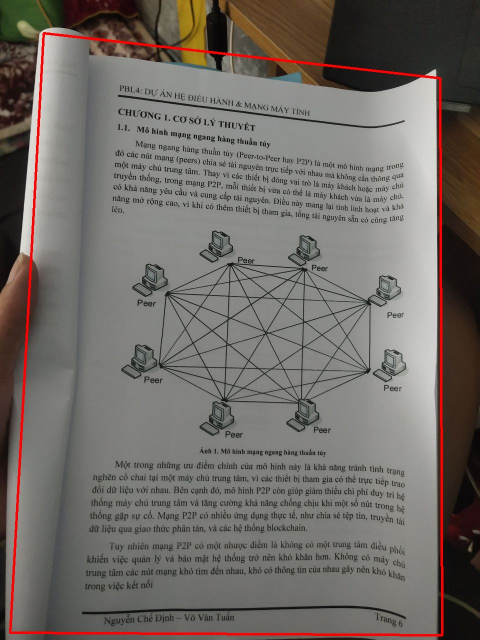
#> input picture debug_corners.jpg, 960 x 1280 px (shown at 1/2 size)
$ python -i scanner_core.py   (imports and definitions only)
#> lines starting #> are read from the running program, lines starting #| are printed output that depends on the picture; after the words box and inside, x2 and y2 are one past the last pixel; in counts of white or black regions, pixels touching at a corner belong together
"""
scanner_core.py
Primary unwarping: UVDoc deep-learning model (UVDoc_grid.onnx)
Fallback:         classic 4-point perspective transform
Enhancement:      CLAHE grayscale  |  passthrough color
"""

import os
import cv2
import numpy as np
from PIL import Image

try:
    import onnxruntime as ort
    _ORT_AVAILABLE = True
except ImportError:
    _ORT_AVAILABLE = False

import sys


def resource_path(relative_path):
    try:
        base_path = sys._MEIPASS
    except Exception:
        base_path = os.path.abspath(".")
    return os.path.join(base_path, relative_path)


_MODEL_PATH = resource_path("UVDoc_grid.onnx")
_ort_session = None


def _get_session():
    global _ort_session
    if _ort_session is None:
        if not _ORT_AVAILABLE:
            return None
        if not os.path.exists(_MODEL_PATH):
            return None
        _ort_session = ort.InferenceSession(
            _MODEL_PATH,
            providers=["CPUExecutionProvider"],
        )
    return _ort_session


def _unwarp_with_model(bgr: np.ndarray) -> np.ndarray:
    session = _get_session()
    if session is None:
        return None

    h_orig, w_orig = bgr.shape[:2]
    img_rgb = cv2.cvtColor(bgr, cv2.COLOR_BGR2RGB)
    resized = cv2.resize(img_rgb, (496, 720))
    blob = resized.astype(np.float32) / 255.0
    blob = np.transpose(blob, (2, 0, 1))[None, ...]

    result = session.run(None, {"image": blob})[0]
    grid = np.transpose(result[0], (1, 2, 0))

    grid_up = cv2.resize(grid, (w_orig, h_orig), interpolation=cv2.INTER_LINEAR)
    map_x = ((grid_up[..., 0] + 1) / 2) * (w_orig - 1)
    map_y = ((grid_up[..., 1] + 1) / 2) * (h_orig - 1)

    return cv2.remap(
        bgr,
        map_x.astype(np.float32),
        map_y.astype(np.float32),
        interpolation=cv2.INTER_LINEAR,
        borderMode=cv2.BORDER_REPLICATE,
    )


def _order_points(pts: np.ndarray) -> np.ndarray:
    rect = np.zeros((4, 2), dtype="float32")
    s = pts.sum(axis=1)
    diff = np.diff(pts, axis=1)
    rect[0] = pts[np.argmin(s)]
    rect[2] = pts[np.argmax(s)]
    rect[1] = pts[np.argmin(diff)]
    rect[3] = pts[np.argmax(diff)]
    return rect


def _four_point_transform(image: np.ndarray, pts: np.ndarray) -> np.ndarray:
    rect = _order_points(pts)
    tl, tr, br, bl = rect
    max_w = max(int(np.linalg.norm(br - bl)), int(np.linalg.norm(tr - tl)))
    max_h = max(int(np.linalg.norm(tr - br)), int(np.linalg.norm(tl - bl)))
    dst = np.array(
        [[0, 0], [max_w - 1, 0], [max_w - 1, max_h - 1], [0, max_h - 1]],
        dtype="float32",
    )
    M = cv2.getPerspectiveTransform(rect, dst)
    return cv2.warpPerspective(
        image, M, (max_w, max_h),
        flags=cv2.INTER_LINEAR, borderMode=cv2.BORDER_REPLICATE,
    )


def detect_page(img: np.ndarray):
    h_orig, w_orig = img.shape[:2]
    proc_max = 800
    scale = proc_max / max(h_orig, w_orig)
    small = cv2.resize(
        img, (int(w_orig * scale), int(h_orig * scale)),
        interpolation=cv2.INTER_AREA,
    )
    gray = cv2.cvtColor(small, cv2.COLOR_BGR2GRAY)
    gray = cv2.GaussianBlur(gray, (5, 5), 0)
    edged = cv2.Canny(gray, 50, 150)
    contours, _ = cv2.findContours(edged, cv2.RETR_EXTERNAL, cv2.CHAIN_APPROX_SIMPLE)
    if not contours:
        return None
    c = max(contours, key=cv2.contourArea)
    approx = cv2.approxPolyDP(c, 0.02 * cv2.arcLength(c, True), True)
    if len(approx) == 4:
        return approx.reshape(4, 2).astype("float32") / scale
    return None


# ──────────────────────────────────────────────
# Public API
# ──────────────────────────────────────────────

MAX_LOAD_SIDE = 2048   # cap input before heavy processing; enough for A4 at ~200 DPI


def unwarp_image(
    path: str,
    force_corners=None,
    rotation_angle: int = 0,
    bypass_flatten: bool = False,
) -> tuple:
    """
    Read, optionally rotate, and flatten/dewarp a document image.
    Returns (unwarped_pil: Image.Image [RGB], method: str).
    """
    bgr = cv2.imread(path, cv2.IMREAD_COLOR)
    if bgr is None:
        raise ValueError(f"Cannot read image: {path}")

    if rotation_angle == 90:
        bgr = cv2.rotate(bgr, cv2.ROTATE_90_CLOCKWISE)
    elif rotation_angle == 180:
        bgr = cv2.rotate(bgr, cv2.ROTATE_180)
    elif rotation_angle in (270, -90):
        bgr = cv2.rotate(bgr, cv2.ROTATE_90_COUNTERCLOCKWISE)

    # Resize down early — makes remap, perspective transform, and PIL conv much faster
    h_r, w_r = bgr.shape[:2]
    if max(h_r, w_r) > MAX_LOAD_SIDE:
        scale = MAX_LOAD_SIDE / max(h_r, w_r)
        bgr = cv2.resize(bgr, (int(w_r * scale), int(h_r * scale)),
                         interpolation=cv2.INTER_AREA)

    if bypass_flatten:
        pil = Image.fromarray(cv2.cvtColor(bgr, cv2.COLOR_BGR2RGB))
        del bgr
        return pil, "bypass"

    method = "enhance_only"
    unwarped = _unwarp_with_model(bgr)

    if unwarped is not None:
        method = "onnx_cropped"
        crop_corners = force_corners if force_corners is not None else detect_page(unwarped)
        if crop_corners is not None:
            final_cv2 = _four_point_transform(unwarped, crop_corners)
        else:
            final_cv2 = unwarped
            method = "onnx_raw"
        del unwarped
    else:
        corners = force_corners if force_corners is not None else detect_page(bgr)
        if corners is not None:
            method = "perspective"
        final_cv2 = _four_point_transform(bgr, corners) if corners is not None else bgr

    h_f, w_f = final_cv2.shape[:2]
    h_o, w_o = bgr.shape[:2]
    if (h_o * w_o) > 0 and (h_f * w_f) < 0.5 * (h_o * w_o):
        final_cv2 = bgr
        method = "orig"
    elif method == "enhance_only":
        method = "orig"

    pil = Image.fromarray(cv2.cvtColor(final_cv2, cv2.COLOR_BGR2RGB))
    del bgr, final_cv2
    return pil, method


def enhance_image(unwarped_pil: Image.Image, mode: str = "color") -> Image.Image:
    """
    Apply filter to an unwarped RGB PIL image.
    Modes: 'color' (passthrough) | 'grayscale' (CLAHE contrast).
    """
    if mode == "grayscale":
        arr = np.array(unwarped_pil.convert("RGB"))
        bgr = cv2.cvtColor(arr, cv2.COLOR_RGB2BGR)
        lab = cv2.cvtColor(bgr, cv2.COLOR_BGR2LAB)
        l_ch, a_ch, b_ch = cv2.split(lab)
        clahe = cv2.createCLAHE(clipLimit=2.0, tileGridSize=(8, 8))
        l_ch = clahe.apply(l_ch)
        gray = cv2.cvtColor(cv2.merge([l_ch, a_ch, b_ch]), cv2.COLOR_LAB2BGR)
        gray = cv2.cvtColor(gray, cv2.COLOR_BGR2GRAY)
        return Image.fromarray(gray).convert("RGB")
    # 'color': no processing
    return unwarped_pil


def process_image(
    path: str,
    mode: str = "color",
    force_corners=None,
    rotation_angle: int = 0,
    bypass_flatten: bool = False,
) -> tuple:
    """Full pipeline (backward-compat). Returns (orig_pil, processed_pil, method)."""
    pil, method = unwarp_image(path, force_corners, rotation_angle, bypass_flatten)
#> in unwarp_image, bgr is the input picture: shape (1280, 960, 3); mean B, G, R 101.8, 107.3, 113.2
#> in detect_page, `small = cv2.resize( img, (int(w_orig * scale), int(h_orig * scale)), i..`:
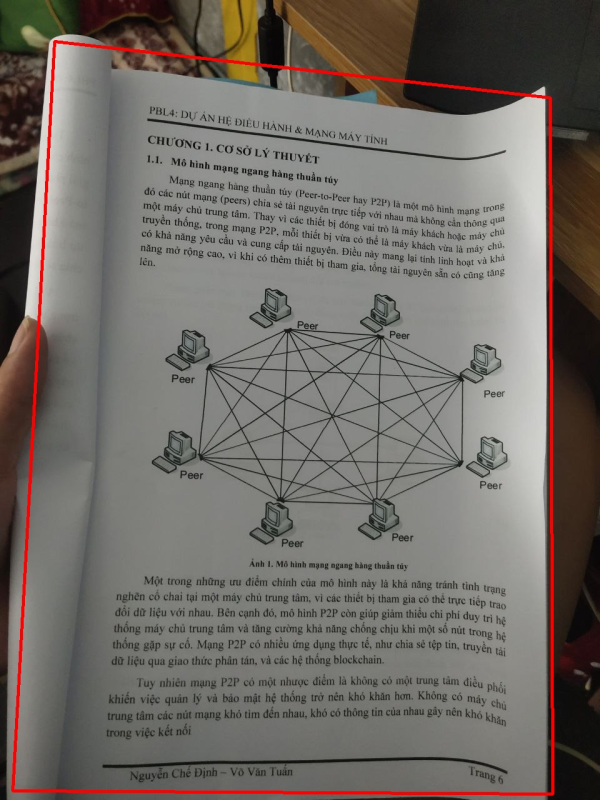
#> small: shape (800, 600, 3); mean B, G, R 101.8, 107.3, 113.2
#> in detect_page, `gray = cv2.cvtColor(small, cv2.COLOR_BGR2GRAY)`:
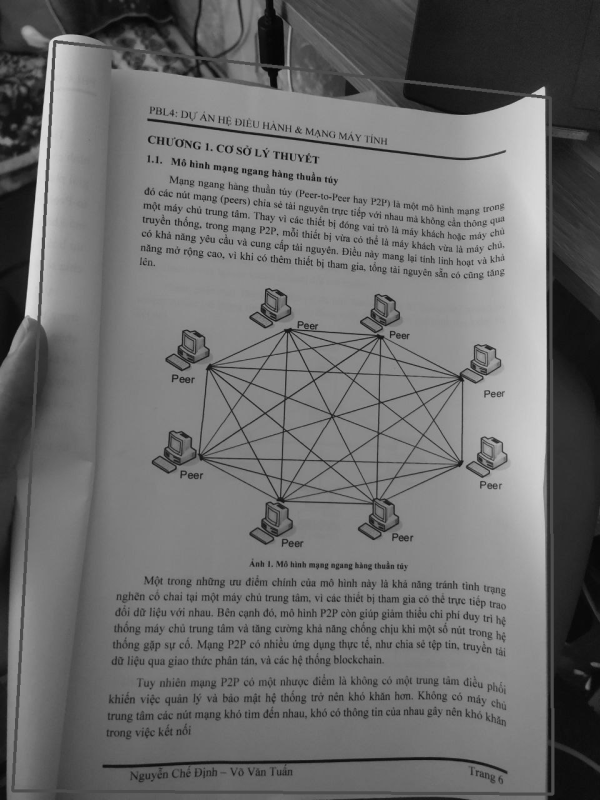
#> gray: shape (800, 600); min 5, max 221, mean 108.5
#> in detect_page, `edged = cv2.Canny(gray, 50, 150)`:
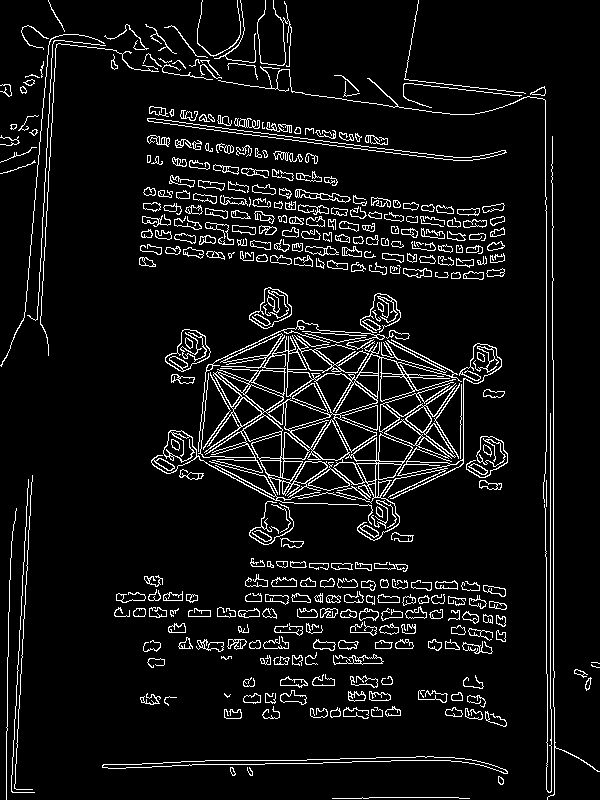
#> edged: shape (800, 600); 7.3% white in thin lines or dots
#> in detect_page, `contours, _ = cv2.findContours(edged, cv2.RETR_EXTERNAL, cv2.CHAIN_APP..`: contours = 366 contours, 153 with area under 20; largest, box (x1, y1, x2, y2) and area: (198, 333, 462, 541) 17082, (102, 756, 508, 774) 1408, (147, 118, 507, 161) 1114, (165, 329, 211, 372) 1099, (249, 287, 292, 329) 1012
#> in detect_page, `c = max(contours, key=cv2.contourArea)`: c = contour of 2506 points, box (x1, y1, x2, y2) (198, 333, 462, 541), area 17082
#> in detect_page, `approx = cv2.approxPolyDP(c, 0.02 * cv2.arcLength(c, True), True)`: approx = [[208, 373], [373, 540], [288, 429], [461, 381]]
#> in unwarp_image, `corners = force_corners if force_corners is not None else detect_page(..`: corners = [[332.8, 596.8], [596.8, 864], [460.8, 686.4], [737.6, 609.6]]
#> in _order_points, `s = pts.sum(axis=1)`: s = [929.6, 1460.8, 1147.2, 1347.2]
#> in _order_points, `diff = np.diff(pts, axis=1)`: diff = [264, 267.2, 225.6, -128]
#> in _four_point_transform, `rect = _order_points(pts)`: rect = [[332.8, 596.8], [737.6, 609.6], [596.8, 864], [596.8, 864]]
#> in _four_point_transform, `tl, tr, br, bl = rect`: tl = [332.8, 596.8]; tr = [737.6, 609.6]; br = [596.8, 864]
#> in _four_point_transform, `max_w = max(int(np.linalg.norm(br - bl)), int(np.linalg.norm(tr - tl)))`: max_w = 405
#> in _four_point_transform, `max_h = max(int(np.linalg.norm(tr - br)), int(np.linalg.norm(tl - bl)))`: max_h = 375
#> in _four_point_transform, `dst = np.array( [[0, 0], [max_w - 1, 0], [max_w - 1, max_h - 1], [0, m..`: dst = [[0, 0], [404, 0], [404, 374], [0, 374]]
#> in _four_point_transform, `M = cv2.getPerspectiveTransform(rect, dst)`: M = [[-0.00583, 0.00576, -1.5], [1.7e-09, -5.38e-08, 3.16e-05], [-0.000948, -0.000503, 1]]
#> in _four_point_transform, `return cv2.warpPerspective( image, M, (max_w, max_h), flags=cv2.INTER_..`:
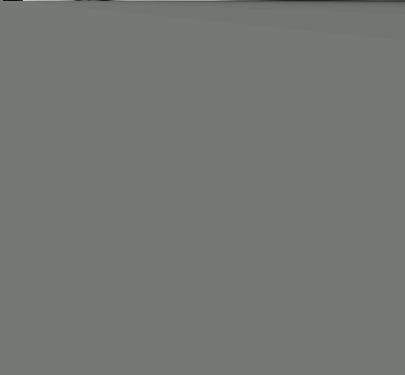
#> returned value: shape (375, 405, 3); mean of channels 0, 1, 2 114.6, 119.6, 117.6; drawn as B, G, R
#> method = 'orig'
    processed_pil = enhance_image(pil, mode)
    return pil, processed_pil, method


def model_available() -> bool:
    return _get_session() is not None

>>> result = process_image('debug_corners.jpg')
